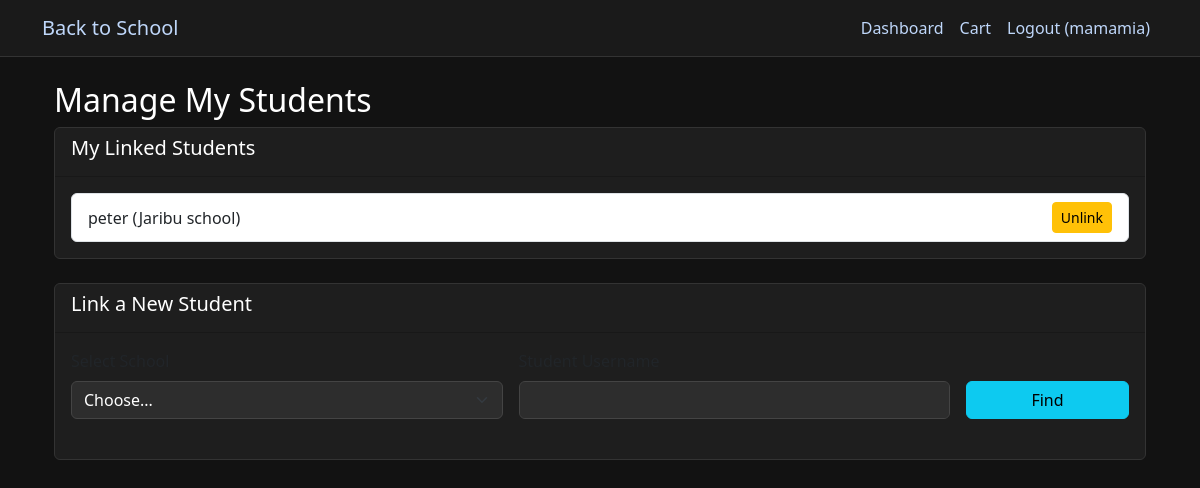
Page /parent/manage-students (signed in) on the committed database.
### app.py (models this page shows, shortened)
class User(db.Model):
    id = db.Column(db.Integer, primary_key=True)
    username = db.Column(db.String(80), unique=True, nullable=False)
    email = db.Column(db.String(120), unique=True, nullable=False)
    password_hash = db.Column(db.String(128))
    role = db.Column(db.String(20))  # app_admin, parent, student, school_admin, retailer, donor
    is_approved = db.Column(db.Boolean, default=False)
    created_at = db.Column(db.DateTime, default=datetime.utcnow)
    reset_token = db.Column(db.String(100), unique=True)
    reset_token_expiration = db.Column(db.DateTime)
    school_id = db.Column(db.Integer, db.ForeignKey('school.id'))
    school = db.relationship('School', backref='users')
    children = db.relationship(
        'User',
        secondary=parent_student_association,
        primaryjoin=(parent_student_association.c.parent_id == id),
        secondaryjoin=(parent_student_association.c.student_id == id),
        backref=db.backref('parents'),
        lazy='dynamic'
    )

class School(db.Model):
    id = db.Column(db.Integer, primary_key=True)
    name = db.Column(db.String(100), nullable=False)
    address = db.Column(db.String(200))
    is_approved = db.Column(db.Boolean, default=False)
    requirements = db.relationship('SchoolRequirement', backref='school', lazy=True)

### app.py (the view)
@app.route('/parent/manage-students')
@role_required(['parent'])
def parent_manage_students():
    parent = User.query.get(session['user_id'])
    schools = School.query.filter_by(is_approved=True).all()
    return render_template('parent/manage_students.html', parent=parent, schools=schools)

### app.py (called while the page is built)
def role_required(roles):
    def decorator(f):
        @wraps(f)
        def decorated_function(*args, **kwargs):
            if 'user_id' not in session:
                flash('Please log in to access this page', 'error')
                return redirect(url_for('login'))
            if session['role'] not in roles:
                flash('You do not have permission to access this page', 'error')
                return redirect(url_for('dashboard'))
            return f(*args, **kwargs)
        return decorated_function
    return decorator

@app.before_request
def load_logged_in_user():
    user_id = session.get('user_id')
    if user_id is None:
        g.user = None
    else:
        g.user = db.session.get(User, user_id)

@app.context_processor
def inject_user():
    return dict(current_user=g.user)

@app.context_processor
def inject_cart_item_count():
    if 'user_id' not in session or session.get('role') not in ['parent', 'student']:
        return {'cart_item_count': 0}
    cart = Cart.query.filter_by(user_id=session['user_id']).first()
    if not cart:
        return {'cart_item_count': 0}
    count = db.session.query(db.func.sum(CartItem.quantity)).filter_by(cart_id=cart.id).scalar() or 0
    return {'cart_item_count': count}

### templates/parent/manage_students.html (shortened to what this page needs)
{% extends "base.html" %}
{% block content %}
<div class="container">
    <h2>Manage My Students</h2>
    <div class="card mb-4">
        <div class="card-header">
            <h5>My Linked Students</h5>
        </div>
        <div class="card-body">
            {% if parent.children.all() %}
                <ul class="list-group">
                {% for child in parent.children.all() %}
                    <li class="list-group-item d-flex justify-content-between align-items-center">
                        {{ child.username }} ({{ child.school.name }})
                        <form action="{{ url_for('parent_unbind_student', student_id=child.id) }}" method="POST" onsubmit="return confirm('Are you sure you want to unlink this student?');">
                            <button class="btn btn-warning btn-sm">Unlink</button>
                        </form>
                    </li>
                {% endfor %}
                </ul>
            {% else %}
                <p>You have not linked to any students yet.</p>
            {% endif %}
        </div>
    </div>
    <div class="card">
        <div class="card-header">
            <h5>Link a New Student</h5>
        </div>
        <div class="card-body">
            <form id="find-student-form">
                <div class="row g-3">
                    <div class="col-md-5">
                        <label for="school_id" class="form-label">Select School</label>
                        <select id="school_id" name="school_id" class="form-select" required>
                            <option selected disabled value="">Choose...</option>
                        </select>
                    </div>
                    <div class="col-md-5">
                        <label for="search_term" class="form-label">Student Username</label>
                        <input type="text" id="search_term" name="search_term" class="form-control" required>
                    </div>
                    <div class="col-md-2 d-flex align-items-end">
                        <button type="submit" class="btn btn-info w-100">Find</button>
                    </div>
                </div>
            </form>
        </div>
    </div>
</div>
{% endblock %}

### templates/base.html (shortened to what this page needs)
<!DOCTYPE html>
<html lang="en">
<head>
    <link href="https://cdn.jsdelivr.net/npm/bootstrap@5.3.0/dist/css/bootstrap.min.css" rel="stylesheet">
</head>
<body>
<nav class="navbar navbar-expand-lg navbar-dark">
    <div class="container">
        <a class="navbar-brand" href="{{ url_for('home') }}">Back to School</a>
        <div class="collapse navbar-collapse" id="navbarNav">
            <ul class="navbar-nav ms-auto">
                {% if 'user_id' in session %}
                    <li class="nav-item">
                        <a class="nav-link" href="{{ url_for('dashboard') }}">Dashboard</a>
                    </li>
                    {% if session['role'] in ['parent', 'student'] %}
                    <li class="nav-item">
                        <a class="nav-link" href="{{ url_for('cart') }}">
                            Cart
                        </a>
                    </li>
                    {% endif %}
                    <li class="nav-item">
                        {% if current_user %}
                        <a class="nav-link" href="{{ url_for('logout') }}">Logout ({{ current_user.username }})</a>
                        {% else %}
                        <a class="nav-link" href="{{ url_for('logout') }}">Logout</a>
                        {% endif %}
                    </li>
                {% endif %}
            </ul>
        </div>
    </div>
</nav>
    <div class="container mt-4">
        {% block content %}{% endblock %}
    </div>
</body>
</html>

### templates/base.html (style rules this page uses)
body { background-color: #121212; color: #ffffff; }
h1, h2, h3, h4, h5, h6, span, p { color: #ffffff !important; }
a { color:rgb(191, 215, 250) !important; }
.navbar { background-color: #1a1a1a !important; border-bottom: 1px solid #333; }
.card { background-color: #1e1e1e; border: 1px solid #333; }
.form-control, .form-select { background-color: #2d2d2d; color: #ffffff; border: 1px solid #444; }

### rows in the picture
User: username "mamamia"
User: username "peter", school.name "Jaribu school"
